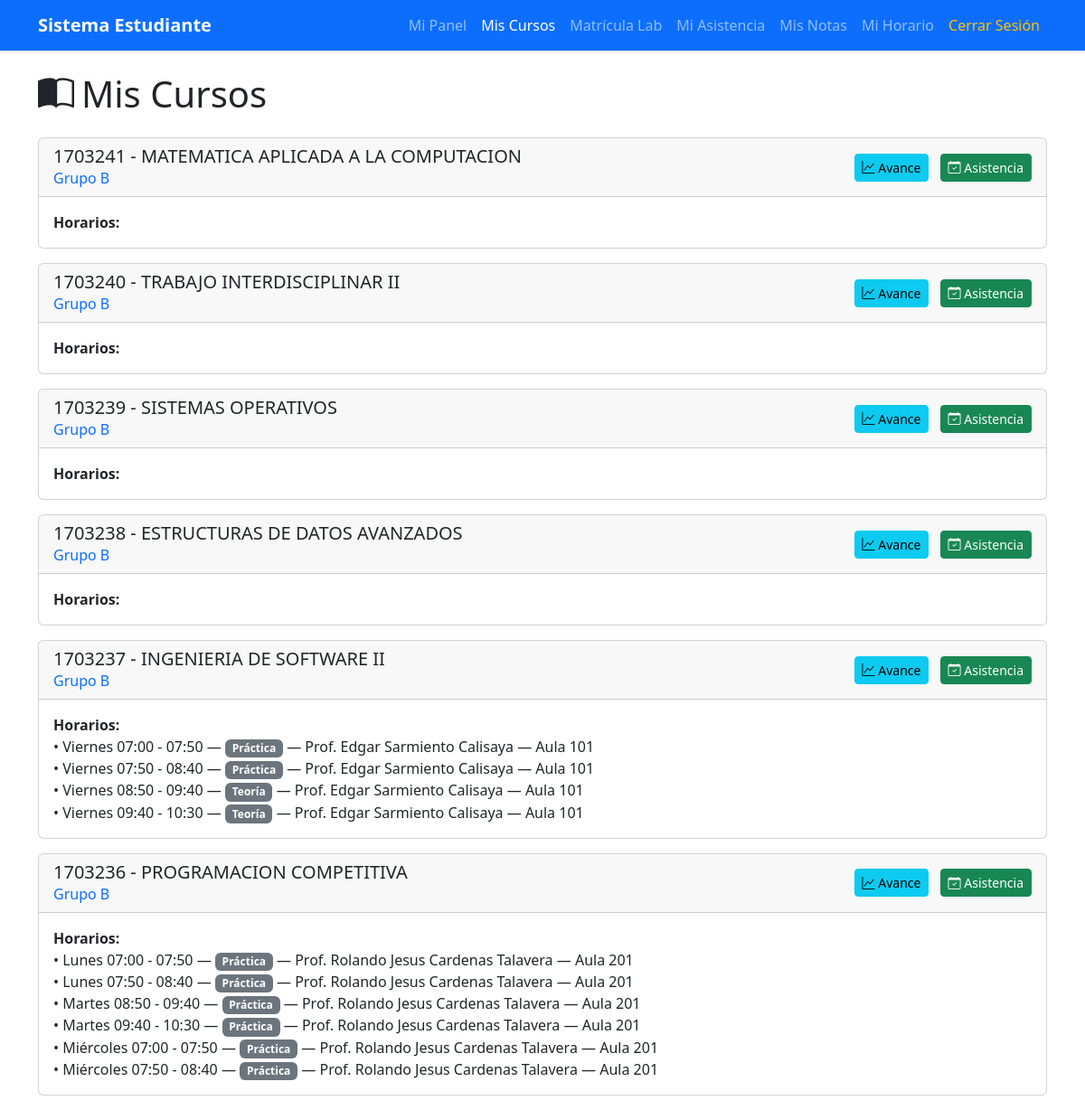
Page /estudiante/cursos/ (signed in) on the committed database.
### app/models/curso/models.py (models this page shows, shortened)
class Curso(models.Model):
    codigo = models.CharField(max_length=20, unique=True, primary_key=True)
    nombre = models.CharField(max_length=200)
    descripcion = models.TextField(blank=True, null=True)
    creditos = models.IntegerField(default=3)
    horas_teoria = models.IntegerField(default=2)
    horas_practica = models.IntegerField(default=2)
    horas_laboratorio = models.IntegerField(default=0)
    semestre_recomendado = models.IntegerField(default=1)
    escuela = models.ForeignKey(
        Escuela,
        on_delete=models.PROTECT,
        related_name='cursos'
    )
    prerequisitos = models.ManyToManyField(
        'self',
        symmetrical=False,
        related_name='cursos_siguientes',
        blank=True
    )
    fecha_creacion = models.DateTimeField(auto_now_add=True)
    fecha_actualizacion = models.DateTimeField(auto_now=True)
    is_active = models.BooleanField(default=True)
    tiene_grupo_b = models.BooleanField(
        default=False,
        help_text='Si el curso tiene dos grupos (A y B)'
    )
    class Meta:
        db_table = 'curso'
        verbose_name = 'Curso'
        verbose_name_plural = 'Cursos'
        ordering = ['codigo']

### app/models/horario/models.py (models this page shows, shortened)
class Horario(models.Model):
    DIAS_SEMANA = [
        (1, 'Lunes'),
        (2, 'Martes'),
        (3, 'Miércoles'),
        (4, 'Jueves'),
        (5, 'Viernes'),
        (6, 'Sábado'),
        (7, 'Domingo'),
    ]
    TIPO_CLASE = [
        ('TEORIA', 'Teoría'),
        ('PRACTICA', 'Práctica'),
        ('LABORATORIO', 'Laboratorio'),
        ('RESERVA', 'Reserva de Ambiente'),
    ]
    curso = models.ForeignKey(
        Curso,
        on_delete=models.CASCADE,
        related_name='horarios',
        null=True,
        blank=True
    )
    profesor = models.ForeignKey(
        Profesor,
        on_delete=models.SET_NULL,
        null=True,
        related_name='horarios'
    )
    ubicacion = models.ForeignKey(
        Ubicacion,
        on_delete=models.SET_NULL,
        null=True,
        related_name='horarios'
    )
    dia_semana = models.IntegerField(choices=DIAS_SEMANA)
    hora_inicio = models.TimeField()
    hora_fin = models.TimeField()
    tipo_clase = models.CharField(max_length=20, choices=TIPO_CLASE)
    periodo_academico = models.CharField(max_length=20)  # Ej: 2024-1
    grupo = models.CharField(max_length=10, default='A')  # A, B, C, etc.
    fecha_inicio = models.DateField()
    fecha_fin = models.DateField()
    is_active = models.BooleanField(default=True)
    observaciones = models.TextField(blank=True, null=True)
    es_reserva_extra = models.BooleanField(default=False)
    class Meta:
        db_table = 'horario'
        verbose_name = 'Horario'
        verbose_name_plural = 'Horarios'
        ordering = ['dia_semana', 'hora_inicio']

### app/models/usuario/models.py (models this page shows, shortened)
class Profesor(models.Model):
    usuario = models.OneToOneField(
        Usuario,
        on_delete=models.CASCADE,
        primary_key=True,
        related_name='profesor'
    )
    tipo_profesor = models.ForeignKey(
        TipoProfesor,
        on_delete=models.PROTECT,
        related_name='profesores'
    )
    escuela = models.ForeignKey(
        Escuela,
        on_delete=models.PROTECT,
        related_name='profesores',
        null=True,
        blank=True
    )
    especialidad = models.CharField(max_length=200, blank=True, null=True)
    grado_academico = models.CharField(max_length=100, blank=True, null=True)
    cv_url = models.URLField(blank=True, null=True)
    class Meta:
        db_table = 'profesor'
        verbose_name = 'Profesor'
        verbose_name_plural = 'Profesores'

class Usuario(AbstractBaseUser, PermissionsMixin):
    codigo = models.CharField(max_length=20, unique=True, primary_key=True)
    nombres = models.CharField(max_length=100)
    apellidos = models.CharField(max_length=100)
    email = models.EmailField(unique=True, validators=[EmailValidator()])
    telefono = models.CharField(max_length=20, blank=True, null=True)
    dni = models.CharField(
        max_length=8,
        unique=True,
        validators=[RegexValidator(regex=r'^\d{8}$', message='DNI debe tener 8 dígitos')]
    )
    tipo_usuario = models.ForeignKey(
        TipoUsuario,
        on_delete=models.PROTECT,
        related_name='usuarios'
    )
    estado_cuenta = models.ForeignKey(
        EstadoCuenta,
        on_delete=models.PROTECT,
        related_name='usuarios',
        default='ACTIVO'
    )
    permisos_usuario = models.ManyToManyField(
        Permiso,
        related_name='usuarios',
        blank=True
    )
    fecha_registro = models.DateTimeField(auto_now_add=True)
    fecha_actualizacion = models.DateTimeField(auto_now=True)
    ultimo_acceso = models.DateTimeField(null=True, blank=True)
    direccion_ip_ultimo_acceso = models.GenericIPAddressField(null=True, blank=True)
    is_active = models.BooleanField(default=True)
    is_staff = models.BooleanField(default=False)
    is_superuser = models.BooleanField(default=False)
    objects = UsuarioManager()
    USERNAME_FIELD = 'email'
    REQUIRED_FIELDS = ['codigo', 'nombres', 'apellidos', 'dni']
    class Meta:
        db_table = 'usuario'
        verbose_name = 'Usuario'
        verbose_name_plural = 'Usuarios'
        ordering = ['apellidos', 'nombres']
    def get_full_name(self):
        return f"{self.nombres} {self.apellidos}"

### app/models/asistencia/models.py (models this page shows, shortened)
class Ubicacion(models.Model):
    TIPO_UBICACION = [
        ('AULA', 'Aula'),
        ('LABORATORIO', 'Laboratorio'),
        ('AUDITORIO', 'Auditorio'),
        ('BIBLIOTECA', 'Biblioteca'),
        ('VIRTUAL', 'Virtual'),
    ]
    codigo = models.CharField(max_length=20, unique=True, primary_key=True)
    nombre = models.CharField(max_length=100)
    tipo = models.CharField(max_length=20, choices=TIPO_UBICACION)
    pabellon = models.CharField(max_length=50, blank=True, null=True)
    piso = models.IntegerField(null=True, blank=True)
    capacidad = models.IntegerField(default=30)
    tiene_proyector = models.BooleanField(default=False)
    tiene_computadoras = models.BooleanField(default=False)
    descripcion = models.TextField(blank=True, null=True)
    is_active = models.BooleanField(default=True)
    class Meta:
        db_table = 'ubicacion'
        verbose_name = 'Ubicación'
        verbose_name_plural = 'Ubicaciones'

### app/models/usuario/views.py (the view)
# urls.py: path('estudiante/cursos/', views.estudiante_cursos, name='estudiante_cursos'),
@never_cache
@login_required
def estudiante_cursos(request):
    from app.models.usuario.models import Estudiante
    from app.models.matricula.models import Matricula
    from app.models.horario.models import Horario
    from app.models.matricula_horario.models import MatriculaHorario
    try:
        estudiante = Estudiante.objects.get(usuario=request.user)
        matriculas = Matricula.objects.filter(
            estudiante=estudiante,
            estado="MATRICULADO",
            periodo_academico="2025-B"
        ).select_related('curso')
        cursos_dict = {}
        for m in matriculas:
            curso = m.curso
            grupo = m.grupo
            horarios = Horario.objects.filter(
                curso=curso,
                grupo=grupo,
                is_active=True,
                periodo_academico='2025-B',
                tipo_clase__in=['TEORIA', 'PRACTICA']  # Excluir LABORATORIO
            ).select_related('profesor__usuario', 'ubicacion').order_by('dia_semana', 'hora_inicio')
            labs_matriculados = MatriculaHorario.objects.filter(
                estudiante=estudiante,
                horario__curso=curso,
                horario__tipo_clase='LABORATORIO',
                estado='MATRICULADO',
                periodo_academico='2025-B'
            ).select_related('horario', 'horario__profesor__usuario', 'horario__ubicacion')
            todos_horarios = list(horarios)
            for mat_lab in labs_matriculados:
                if mat_lab.horario:
                    todos_horarios.append(mat_lab.horario)
            todos_horarios.sort(key=lambda h: (h.dia_semana, h.hora_inicio))
            if curso.codigo not in cursos_dict:
                cursos_dict[curso.codigo] = {
                    "curso": curso,
                    "grupo": grupo,
                    "horarios": todos_horarios
                }
        cursos_final = list(cursos_dict.values())
        return render(request, "estudiante/cursos_std.html", {
            "usuario": request.user,
            "cursos": cursos_final,
        })
    except Estudiante.DoesNotExist:
        return render(request, "estudiante/cursos_std.html", {
            "usuario": request.user,
            "cursos": [],
        })

### Templates/estudiante/cursos_std.html (shortened to what this page needs)
<!doctype html>
<html lang="es">
<head>
    <link href="https://cdn.jsdelivr.net/npm/bootstrap@5.3.2/dist/css/bootstrap.min.css" rel="stylesheet">
    <link rel="stylesheet" href="https://cdn.jsdelivr.net/npm/bootstrap-icons@1.11.1/font/bootstrap-icons.css">
</head>
<body>
    <nav class="navbar navbar-expand-lg navbar-dark bg-primary shadow-sm">
        <div class="container">
            <a class="navbar-brand fw-bold" href="{% url 'estudiante_dashboard' %}">Sistema Estudiante</a>
            <div class="collapse navbar-collapse">
                <ul class="navbar-nav ms-auto">
                    <li class="nav-item"><a class="nav-link" href="{% url 'estudiante_dashboard' %}">Mi Panel</a></li>
                    <li class="nav-item"><a class="nav-link active" href="{% url 'estudiante_cursos' %}">Mis Cursos</a>
                    </li>
                    <li class="nav-item"><a class="nav-link" href="{% url 'estudiante_matricula_lab' %}">Matrícula
                            Lab</a></li>
                    <li class="nav-item"><a class="nav-link" href="{% url 'asistencia_estudiante' %}">Mi Asistencia</a></li>
                    <li class="nav-item"><a class="nav-link" href="{% url 'mis_notas' %}">Mis Notas</a></li>
                    <li class="nav-item"><a class="nav-link" href="{% url 'estudiante_horario' %}">Mi Horario</a></li>
                    <li class="nav-item"><a class="nav-link text-warning" href="{% url 'logout' %}">Cerrar Sesión</a>
                    </li>
                </ul>
            </div>
        </div>
    </nav>
    <main class="container mt-4">
        <h1 class="mb-4"><i class="bi bi-book-half me-2"></i>Mis Cursos</h1>
        {% if cursos %}
        {% for item in cursos %}
        <div class="card mb-3">
            <div class="card-header d-flex justify-content-between align-items-center">
                <div>
                    <h5 class="mb-0">{{ item.curso.codigo }} - {{ item.curso.nombre }}</h5>
                    <span class="text-primary">Grupo {{ item.grupo }}</span>
                </div>
                <div>
                    <a href="{% url 'ver_avance_curso' item.curso.codigo %}"
                       class="btn btn-sm btn-info me-2"
                       title="Ver avance del curso">
                        <i class="bi bi-graph-up"></i> Avance
                    </a>
                    <a href="{% url 'asistencia_estudiante' %}"
                       class="btn btn-sm btn-success"
                       title="Ver mis asistencias">
                        <i class="bi bi-calendar-check"></i> Asistencia
                    </a>
                </div>
            </div>
            <div class="card-body">
                <strong>Horarios:</strong><br>
                {% for h in item.horarios %}
                • {{ h.get_dia_semana_display }} {{ h.hora_inicio|time:"H:i" }} - {{ h.hora_fin|time:"H:i" }}
                — <span class="badge bg-secondary">{{ h.get_tipo_clase_display }}</span>
                — Prof. {{ h.profesor.usuario.get_full_name }}
                {% if h.ubicacion %}
                — {{ h.ubicacion.nombre }}
                {% endif %}
                <br>
                {% endfor %}
            </div>
        </div>
        {% endfor %}
        {% else %}
        <p>No tienes cursos matriculados.</p>
        {% endif %}
    </main>
</body>
</html>

### rows in the picture
Curso: curso.codigo "1703241", curso.nombre "MATEMATICA APLICADA A LA COMPUTACION", grupo "B"
Curso: curso.codigo "1703240", curso.nombre "TRABAJO INTERDISCIPLINAR II", grupo "B"
Curso: curso.codigo "1703239", curso.nombre "SISTEMAS OPERATIVOS", grupo "B"
Curso: curso.codigo "1703238", curso.nombre "ESTRUCTURAS DE DATOS AVANZADOS", grupo "B"
Curso: curso.codigo "1703237", curso.nombre "INGENIERIA DE SOFTWARE II", grupo "B"
Horario: dia_semana "Viernes", hora_inicio "07:00", hora_fin "07:50", tipo_clase "Práctica", profesor.usuario.get_full_name "Edgar Sarmiento Calisaya", ubicacion.nombre "Aula 101"
Horario: dia_semana "Viernes", hora_inicio "07:50", hora_fin "08:40", tipo_clase "Práctica", profesor.usuario.get_full_name "Edgar Sarmiento Calisaya", ubicacion.nombre "Aula 101"
Horario: dia_semana "Viernes", hora_inicio "08:50", hora_fin "09:40", tipo_clase "Teoría", profesor.usuario.get_full_name "Edgar Sarmiento Calisaya", ubicacion.nombre "Aula 101"
Horario: dia_semana "Viernes", hora_inicio "09:40", hora_fin "10:30", tipo_clase "Teoría", profesor.usuario.get_full_name "Edgar Sarmiento Calisaya", ubicacion.nombre "Aula 101"
Curso: curso.codigo "1703236", curso.nombre "PROGRAMACION COMPETITIVA", grupo "B"
Horario: dia_semana "Lunes", hora_inicio "07:00", hora_fin "07:50", tipo_clase "Práctica", profesor.usuario.get_full_name "Rolando Jesus Cardenas Talavera", ubicacion.nombre "Aula 201"
Horario: dia_semana "Lunes", hora_inicio "07:50", hora_fin "08:40", tipo_clase "Práctica", profesor.usuario.get_full_name "Rolando Jesus Cardenas Talavera", ubicacion.nombre "Aula 201"
Horario: dia_semana "Martes", hora_inicio "08:50", hora_fin "09:40", tipo_clase "Práctica", profesor.usuario.get_full_name "Rolando Jesus Cardenas Talavera", ubicacion.nombre "Aula 201"
Horario: dia_semana "Martes", hora_inicio "09:40", hora_fin "10:30", tipo_clase "Práctica", profesor.usuario.get_full_name "Rolando Jesus Cardenas Talavera", ubicacion.nombre "Aula 201"
Horario: dia_semana "Miércoles", hora_inicio "07:00", hora_fin "07:50", tipo_clase "Práctica", profesor.usuario.get_full_name "Rolando Jesus Cardenas Talavera", ubicacion.nombre "Aula 201"
Horario: dia_semana "Miércoles", hora_inicio "07:50", hora_fin "08:40", tipo_clase "Práctica", profesor.usuario.get_full_name "Rolando Jesus Cardenas Talavera", ubicacion.nombre "Aula 201"
